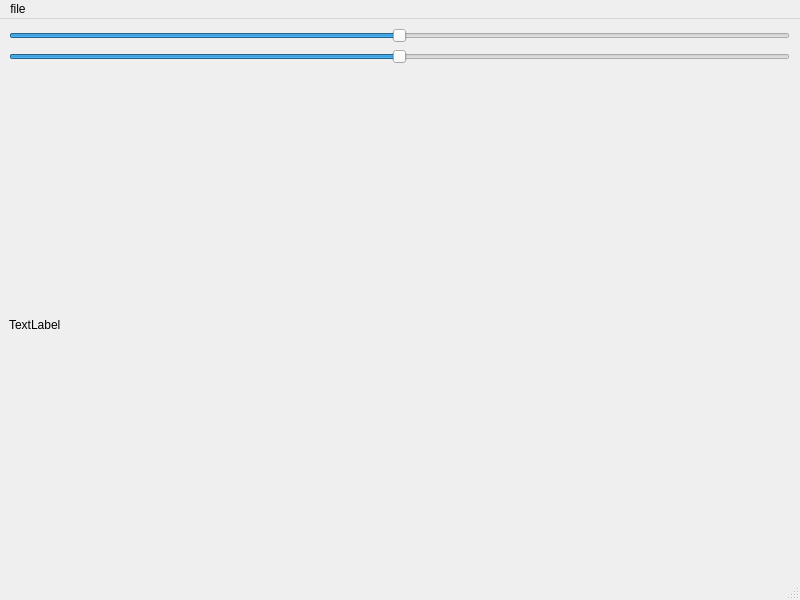
<?xml version="1.0" encoding="UTF-8"?>
<ui version="4.0">
 <class>MainWindow</class>
 <widget class="QMainWindow" name="MainWindow">
  <property name="geometry">
   <rect>
    <x>0</x>
    <y>0</y>
    <width>800</width>
    <height>600</height>
   </rect>
  </property>
  <property name="windowTitle">
   <string>MainWindow</string>
  </property>
  <widget class="QWidget" name="centralwidget">
   <widget class="QWidget" name="verticalLayoutWidget">
    <property name="geometry">
     <rect>
      <x>9</x>
      <y>9</y>
      <width>781</width>
      <height>551</height>
     </rect>
    </property>
    <layout class="QVBoxLayout" name="verticalLayout">
     <item>
      <widget class="QSlider" name="horizontalSlider_2">
       <property name="minimum">
        <number>-100</number>
       </property>
       <property name="maximum">
        <number>100</number>
       </property>
       <property name="orientation">
        <enum>Qt::Horizontal</enum>
       </property>
      </widget>
     </item>
     <item>
      <widget class="QSlider" name="horizontalSlider">
       <property name="minimum">
        <number>-100</number>
       </property>
       <property name="maximum">
        <number>100</number>
       </property>
       <property name="orientation">
        <enum>Qt::Horizontal</enum>
       </property>
      </widget>
     </item>
     <item>
      <widget class="QLabel" name="label">
       <property name="text">
        <string>TextLabel</string>
       </property>
      </widget>
     </item>
    </layout>
   </widget>
  </widget>
  <widget class="QMenuBar" name="menubar">
   <property name="geometry">
    <rect>
     <x>0</x>
     <y>0</y>
     <width>800</width>
     <height>22</height>
    </rect>
   </property>
   <widget class="QMenu" name="menufile">
    <property name="title">
     <string>file</string>
    </property>
    <addaction name="actionOpen"/>
   </widget>
   <addaction name="menufile"/>
  </widget>
  <widget class="QStatusBar" name="statusbar"/>
  <action name="actionOpen">
   <property name="text">
    <string>Open</string>
   </property>
  </action>
 </widget>
 <resources/>
 <connections/>
</ui>
